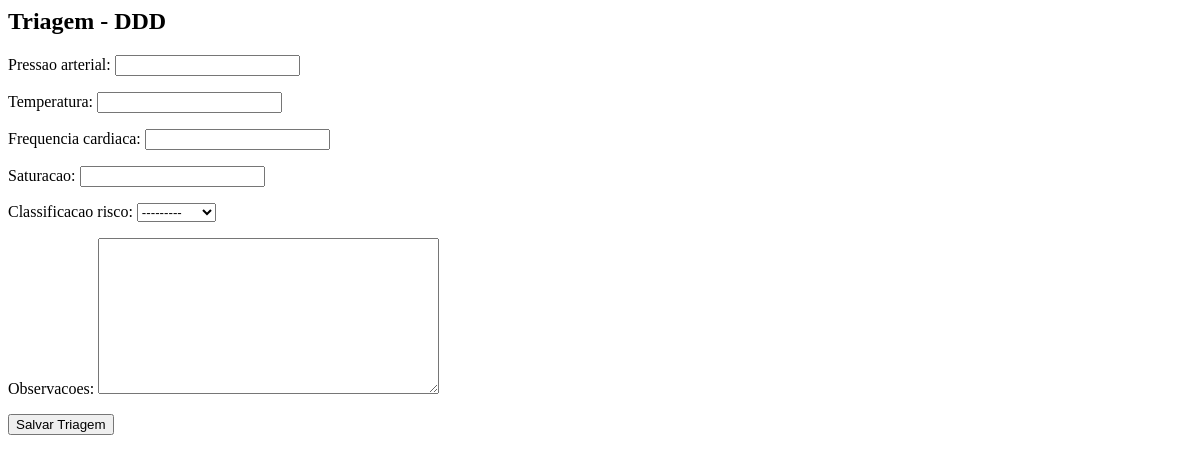
Before: /triagem/realizar/3/ with the older database file.
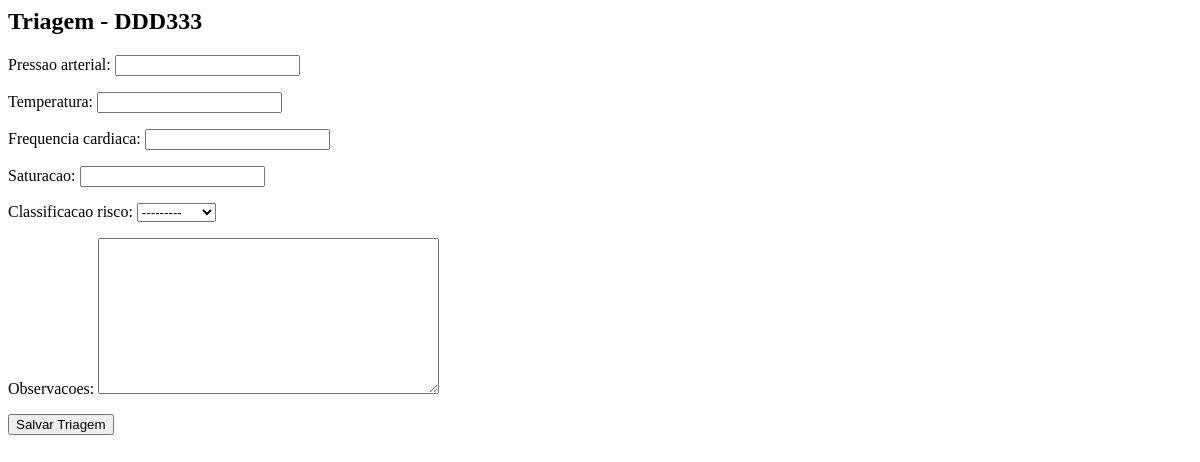
After: the same page with the newer database file.
### recepcao/models.py (models this page shows, shortened)
class Agendamento(models.Model):
    STATUS_CHOICES = [
        ('AGENDADO', 'Agendado'),
        ('TRIAGEM', 'Em Triagem'),
        ('FINALIZADO', 'Finalizado'),
    ]
    paciente = models.ForeignKey(Paciente, on_delete=models.CASCADE)
    data = models.DateField()
    hora = models.TimeField()
    criado_por = models.ForeignKey(User, on_delete=models.SET_NULL, null=True)
    status = models.CharField(max_length=20, choices=STATUS_CHOICES, default='AGENDADO')
    criado_em = models.DateTimeField(auto_now_add=True)

### pacientes/models.py (models this page shows, shortened)
class Paciente(models.Model):
    nome = models.CharField(max_length=100)
    nome_social = models.CharField(max_length=100, blank=True, null=True)
    nome_mae = models.CharField(max_length=100)
    nome_pai = models.CharField(max_length=100, blank=True, null=True)
    cpf = models.CharField(
        max_length=14,
        unique=True,
        validators=[
            RegexValidator(
                r'^\d{3}\.\d{3}\.\d{3}-\d{2}$',
                'CPF inválido! Use XXX.XXX.XXX-XX'
            )
        ]
    )
    data_nascimento = models.DateField()
    SEXO_BIOLOGICO_CHOICES = [
        ('M', 'Masculino'),
        ('F', 'Feminino'),
        ('I', 'Intersexo'),
    ]
    sexo_biologico = models.CharField(max_length=1, choices=SEXO_BIOLOGICO_CHOICES)
    identidade_genero = models.CharField(max_length=50)
    orientacao_sexual = models.CharField(max_length=50)
    NACIONALIDADE_CHOICES = [
        ('BRASILEIRA', 'Brasileira'),
        ('ARGENTINA', 'Argentina'),
        ('BOLIVIANA', 'Boliviana'),
        ('CHILENA', 'Chilena'),
        ('COLOMBIANA', 'Colombiana'),
        ('PARAGUAIA', 'Paraguaia'),
        ('PERUANA', 'Peruana'),
        ('URUGUAIA', 'Uruguaia'),
        ('VENEZUELANA', 'Venezuelana'),
        ('OUTRA', 'Outra'),
    ]
    nacionalidade = models.CharField(
        max_length=20,
        choices=NACIONALIDADE_CHOICES,
        default='BRASILEIRA'
    )
    naturalidade = models.CharField(max_length=100)
    RACA_COR_CHOICES = [
        ('BRANCA', 'Branca'),
        ('PRETA', 'Preta'),
        ('PARDA', 'Parda'),
        ('AMARELA', 'Amarela'),
        ('INDIGENA', 'Indígena'),
    ]
    raca_cor = models.CharField(max_length=10, choices=RACA_COR_CHOICES)
    ESTADO_CIVIL_CHOICES = [
        ('SOLTEIRO', 'Solteiro(a)'),
        ('CASADO', 'Casado(a)'),
        ('DIVORCIADO', 'Divorciado(a)'),
        ('VIUVO', 'Viúvo(a)'),
        ('UNIAO_ESTAVEL', 'União Estável'),
    ]
    estado_civil = models.CharField(max_length=20, choices=ESTADO_CIVIL_CHOICES)
    ESCOLARIDADE_CHOICES = [
        ('SEM_INSTRUCAO', 'Sem instrução'),
        ('FUNDAMENTAL_INCOMPLETO', 'Fundamental incompleto'),
        ('FUNDAMENTAL_COMPLETO', 'Fundamental completo'),
        ('MEDIO_INCOMPLETO', 'Médio incompleto'),
        ('MEDIO_COMPLETO', 'Médio completo'),
        ('SUPERIOR_INCOMPLETO', 'Superior incompleto'),
        ('SUPERIOR_COMPLETO', 'Superior completo'),
        ('POS_GRADUACAO', 'Pós-graduação'),
        ('MESTRADO', 'Mestrado'),
        ('DOUTORADO', 'Doutorado'),
    ]
    escolaridade = models.CharField(max_length=30, choices=ESCOLARIDADE_CHOICES)
    profissao = models.CharField(max_length=50)
    rg = models.CharField(max_length=20)
    orgao_emissor = models.CharField(max_length=10)
    UF_CHOICES = [
        ('AC','AC'), ('AL','AL'), ('AP','AP'), ('AM','AM'),
        ('BA','BA'), ('CE','CE'), ('DF','DF'), ('ES','ES'),
        ('GO','GO'), ('MA','MA'), ('MT','MT'), ('MS','MS'),
        ('MG','MG'), ('PA','PA'), ('PB','PB'), ('PR','PR'),
        ('PE','PE'), ('PI','PI'), ('RJ','RJ'), ('RN','RN'),
        ('RS','RS'), ('RO','RO'), ('RR','RR'), ('SC','SC'),
        ('SP','SP'), ('SE','SE'), ('TO','TO'),
    ]
    uf_rg = models.CharField(max_length=2, choices=UF_CHOICES)
    cep = models.CharField(
        max_length=9,
        validators=[
            RegexValidator(
                r'^\d{5}-\d{3}$',
                'CEP inválido! Use XXXXX-XXX'
            )
        ]
    )
    endereco = models.CharField(max_length=100)
    numero = models.CharField(max_length=10)
    complemento = models.CharField(max_length=50, blank=True, null=True)
    bairro = models.CharField(max_length=50)
    municipio = models.CharField(max_length=50)
    uf = models.CharField(max_length=2, choices=UF_CHOICES)
    ZONA_CHOICES = [
        ('URBANA', 'Urbana'),
        ('RURAL', 'Rural'),
    ]
    zona = models.CharField(max_length=6, choices=ZONA_CHOICES)
    telefone_fixo = models.CharField(
        max_length=15,
        blank=True,
        null=True,
        validators=[
            RegexValidator(
                r'^\(\d{2}\)\s\d{4}-\d{4}$',
                'Telefone inválido! Use (XX) XXXX-XXXX'
            )
        ]
    )
    celular = models.CharField(
        max_length=15,
        validators=[
            RegexValidator(
                r'^\(\d{2}\)\s\d{5}-\d{4}$',
                'Celular inválido! Use (XX) XXXXX-XXXX'
            )
        ]
    )
    whatsapp = models.BooleanField(default=False)
    email = models.EmailField(blank=True, null=True)
    cartao_sus = models.CharField(max_length=18, blank=True, null=True)
    criado_por = models.ForeignKey(
        User,
        on_delete=models.SET_NULL,
        null=True,
        blank=True,
        related_name='pacientes_criados'
    )
    data_criacao = models.DateTimeField(default=timezone.now, editable=False)
    data_atualizacao = models.DateTimeField(auto_now=True)

### triagem/views.py (the view)
# urls.py: path('realizar/<int:id>/', views.realizar_triagem, name='realizar_triagem'),
def realizar_triagem(request, id):
    agendamento = get_object_or_404(Agendamento, id=id)
    if request.method == 'POST':
        form = TriagemForm(request.POST)
        if form.is_valid():
            triagem = form.save(commit=False)
            triagem.agendamento = agendamento
            triagem.paciente = agendamento.paciente
            triagem.save()
            agendamento.status = "Aguardando Médico"
            agendamento.save()
            return redirect('triagem_dashboard')
    else:
        form = TriagemForm()
    return render(request, 'triagem/realizar_triagem.html', {
        'form': form,
        'agendamento': agendamento
    })

### triagem/forms.py
class TriagemForm(forms.ModelForm):
    class Meta:
        model = Triagem
        fields = [
            'pressao_arterial',
            'temperatura',
            'frequencia_cardiaca',
            'saturacao',
            'classificacao_risco',
            'observacoes'
        ]

### triagem/templates/triagem/realizar_triagem.html (shortened to what this page needs)
<h2>Triagem - {{ agendamento.paciente.nome }}</h2>
<form method="POST">
    {{ form.as_p }}
    <button type="submit">Salvar Triagem</button>
</form>

Changed rows visible on the page:
changed Agendamento: paciente.nome "DDD" → "DDD333"
